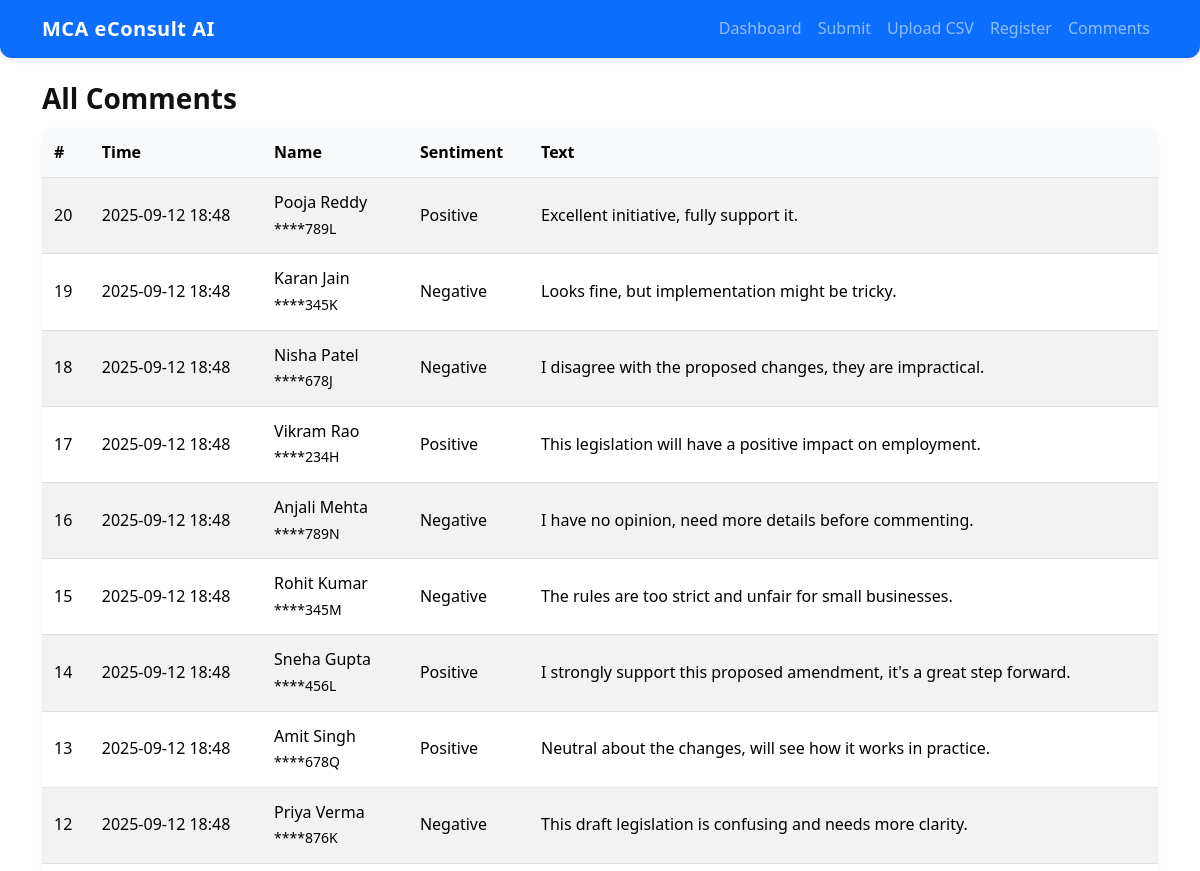
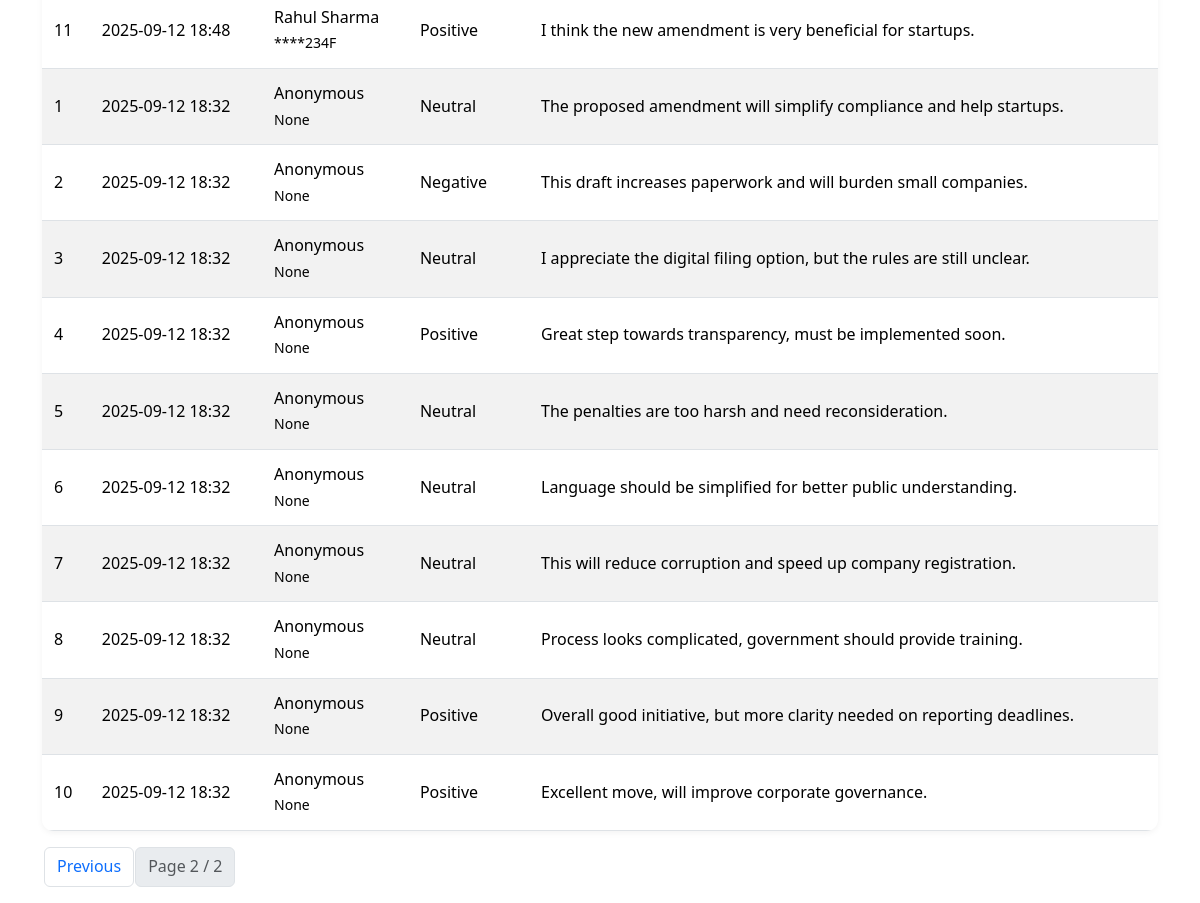
The app's page /comments?page=2 with its own data (2 pictures, top to bottom).
### models.py (models this page shows)
class Comment(db.Model):
    __tablename__ = "comments"
    id = db.Column(db.Integer, primary_key=True)
    user_id = db.Column(db.Integer, db.ForeignKey("users.id"), nullable=True)
    name = db.Column(db.String(120), nullable=False)
    email = db.Column(db.String(200), nullable=True)
    pan_masked = db.Column(db.String(20), nullable=True)
    text = db.Column(db.Text, nullable=False)
    sentiment = db.Column(db.String(20), nullable=True)  # Positive/Negative/Neutral
    score = db.Column(db.Float, nullable=True)  # sentiment score
    topic = db.Column(db.String(200), nullable=True)  # placeholder for topic modeling
    created_at = db.Column(db.DateTime, default=datetime.utcnow)
    user = db.relationship("User", backref="comments")

### app.py (the view)
    @app.route("/comments")
    def comments():
        page = int(request.args.get("page", 1))
        per = 20
        items = Comment.query.order_by(Comment.created_at.desc()).paginate(page=page, per_page=per, error_out=False)
        return render_template("comments.html", comments=items.items, pagination=items)

### templates/comments.html (shortened to what this page needs)
{% extends "base.html" %}
{% block content %}
  <h3>All Comments</h3>
  <table class="table table-striped">
    <thead>
      <tr><th>#</th><th>Time</th><th>Name</th><th>Sentiment</th><th>Text</th></tr>
    </thead>
    <tbody>
      {% for c in comments %}
        <tr>
          <td>{{ c.id }}</td>
          <td>{{ c.created_at.strftime('%Y-%m-%d %H:%M') }}</td>
          <td>{{ c.name }} <br><small>{{ c.pan_masked }}</small></td>
          <td>{{ c.sentiment }}</td>
          <td>{{ c.text[:140] }}{% if c.text|length > 140 %}...{% endif %}</td>
        </tr>
      {% endfor %}
    </tbody>
  </table>
  {% if pagination.pages > 1 %}
    <nav>
      <ul class="pagination">
        {% if pagination.has_prev %}
          <li class="page-item"><a class="page-link" href="{{ url_for('comments', page=pagination.prev_num) }}">Previous</a></li>
        {% endif %}
        <li class="page-item disabled"><span class="page-link">Page {{ pagination.page }} / {{ pagination.pages }}</span></li>
      </ul>
    </nav>
  {% endif %}
{% endblock %}

### static/css/style.css (style rules this page uses)
body { font-family: "Segoe UI", Roboto, Arial, sans-serif; background-color: #ffffff; color: #222; margin: 0; padding: 0; line-height: 1.6; }
h1, h2, h3, h4, h5 { font-weight: 600; color: #111; margin-bottom: 0.75rem; }
a { color: #0d6efd; text-decoration: none; transition: color 0.2s ease-in-out; }
.table { background-color: #fff; border-radius: 12px; overflow: hidden; box-shadow: 0 2px 6px rgba(0,0,0,0.05); }
.table th { background-color: #f8f9fa; font-weight: 600; }
.table td, .table th { padding: 0.75rem; vertical-align: middle; }
.pagination .page-link { border-radius: 6px; margin: 0 2px; transition: background 0.2s; }

### records on screen
Comment: id "20", created_at "2025-09-12 18:48", name "Pooja Reddy", pan_masked "****789L", sentiment "Positive", text "Excellent initiative, fully support it."
Comment: id "19", created_at "2025-09-12 18:48", name "Karan Jain", pan_masked "****345K", sentiment "Negative", text "Looks fine, but implementation might be tricky."
Comment: id "18", created_at "2025-09-12 18:48", name "Nisha Patel", pan_masked "****678J", sentiment "Negative", text "I disagree with the proposed changes, they are impractical."
Comment: id "17", created_at "2025-09-12 18:48", name "Vikram Rao", pan_masked "****234H", sentiment "Positive", text "This legislation will have a positive impact on employment."
Comment: id "16", created_at "2025-09-12 18:48", name "Anjali Mehta", pan_masked "****789N", sentiment "Negative", text "I have no opinion, need more details before commenting."
Comment: id "15", created_at "2025-09-12 18:48", name "Rohit Kumar", pan_masked "****345M", sentiment "Negative", text "The rules are too strict and unfair for small businesses."
Comment: id "14", created_at "2025-09-12 18:48", name "Sneha Gupta", pan_masked "****456L", sentiment "Positive", text "I strongly support this proposed amendment, it's a great step forward."
Comment: id "13", created_at "2025-09-12 18:48", name "Amit Singh", pan_masked "****678Q", sentiment "Positive", text "Neutral about the changes, will see how it works in practice."
Comment: id "12", created_at "2025-09-12 18:48", name "Priya Verma", pan_masked "****876K", sentiment "Negative", text "This draft legislation is confusing and needs more clarity."
Comment: id "11", created_at "2025-09-12 18:48", name "Rahul Sharma", pan_masked "****234F", sentiment "Positive", text "I think the new amendment is very beneficial for startups."
Comment: id "1", created_at "2025-09-12 18:32", name "Anonymous", pan_masked "None", sentiment "Neutral", text "The proposed amendment will simplify compliance and help startups."
Comment: id "2", created_at "2025-09-12 18:32", name "Anonymous", pan_masked "None", sentiment "Negative", text "This draft increases paperwork and will burden small companies."
Comment: id "3", created_at "2025-09-12 18:32", name "Anonymous", pan_masked "None", sentiment "Neutral", text "I appreciate the digital filing option, but the rules are still unclear."
Comment: id "4", created_at "2025-09-12 18:32", name "Anonymous", pan_masked "None", sentiment "Positive", text "Great step towards transparency, must be implemented soon."
Comment: id "5", created_at "2025-09-12 18:32", name "Anonymous", pan_masked "None", sentiment "Neutral", text "The penalties are too harsh and need reconsideration."
Comment: id "6", created_at "2025-09-12 18:32", name "Anonymous", pan_masked "None", sentiment "Neutral", text "Language should be simplified for better public understanding."
Comment: id "7", created_at "2025-09-12 18:32", name "Anonymous", pan_masked "None", sentiment "Neutral", text "This will reduce corruption and speed up company registration."
Comment: id "8", created_at "2025-09-12 18:32", name "Anonymous", pan_masked "None", sentiment "Neutral", text "Process looks complicated, government should provide training."
Comment: id "9", created_at "2025-09-12 18:32", name "Anonymous", pan_masked "None", sentiment "Positive", text "Overall good initiative, but more clarity needed on reporting deadlines."
Comment: id "10", created_at "2025-09-12 18:32", name "Anonymous", pan_masked "None", sentiment "Positive", text "Excellent move, will improve corporate governance."

### other values on screen
{{ pagination.page }} "2"
{{ pagination.pages }} "2"
